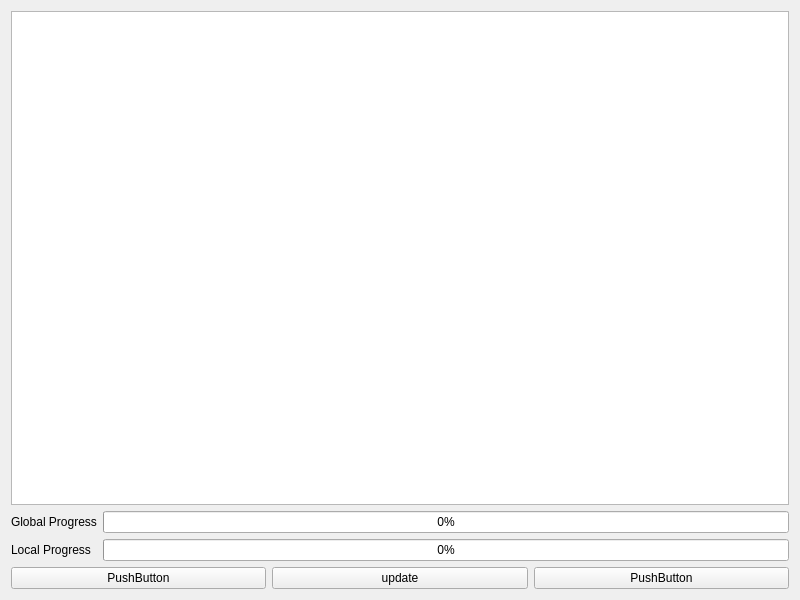
<?xml version="1.0" encoding="UTF-8"?>
<ui version="4.0">
 <class>MainWindow</class>
 <widget class="QWidget" name="MainWindow">
  <property name="geometry">
   <rect>
    <x>0</x>
    <y>0</y>
    <width>800</width>
    <height>600</height>
   </rect>
  </property>
  <property name="windowTitle">
   <string>MainWindow</string>
  </property>
  <layout class="QGridLayout" name="gridLayout_2">
   <item row="0" column="0">
    <layout class="QGridLayout" name="gridLayout">
     <property name="sizeConstraint">
      <enum>QLayout::SetMaximumSize</enum>
     </property>
     <item row="4" column="0">
      <layout class="QHBoxLayout" name="horizontalLayout">
       <item>
        <widget class="QPushButton" name="pushButton_2">
         <property name="text">
          <string>PushButton</string>
         </property>
        </widget>
       </item>
       <item>
        <widget class="QPushButton" name="pushButtonUpdate">
         <property name="text">
          <string>update</string>
         </property>
        </widget>
       </item>
       <item>
        <widget class="QPushButton" name="pushButton_3">
         <property name="text">
          <string>PushButton</string>
         </property>
        </widget>
       </item>
      </layout>
     </item>
     <item row="3" column="0">
      <layout class="QGridLayout" name="gridLayout_3">
       <item row="2" column="0">
        <widget class="QLabel" name="LabelLocalProgress">
         <property name="text">
          <string>Local Progress</string>
         </property>
        </widget>
       </item>
       <item row="1" column="0">
        <widget class="QLabel" name="LabelGlobalProgress">
         <property name="text">
          <string>Global Progress</string>
         </property>
        </widget>
       </item>
       <item row="1" column="2">
        <widget class="QProgressBar" name="progressBarGlobal">
         <property name="value">
          <number>0</number>
         </property>
        </widget>
       </item>
       <item row="2" column="2">
        <widget class="QProgressBar" name="progressBarLocal">
         <property name="value">
          <number>0</number>
         </property>
        </widget>
       </item>
      </layout>
     </item>
     <item row="0" column="0">
      <widget class="QListWidget" name="listWidget">
       <property name="sizePolicy">
        <sizepolicy hsizetype="Expanding" vsizetype="Expanding">
         <horstretch>1</horstretch>
         <verstretch>1</verstretch>
        </sizepolicy>
       </property>
      </widget>
     </item>
    </layout>
   </item>
  </layout>
 </widget>
 <resources/>
 <connections/>
</ui>
